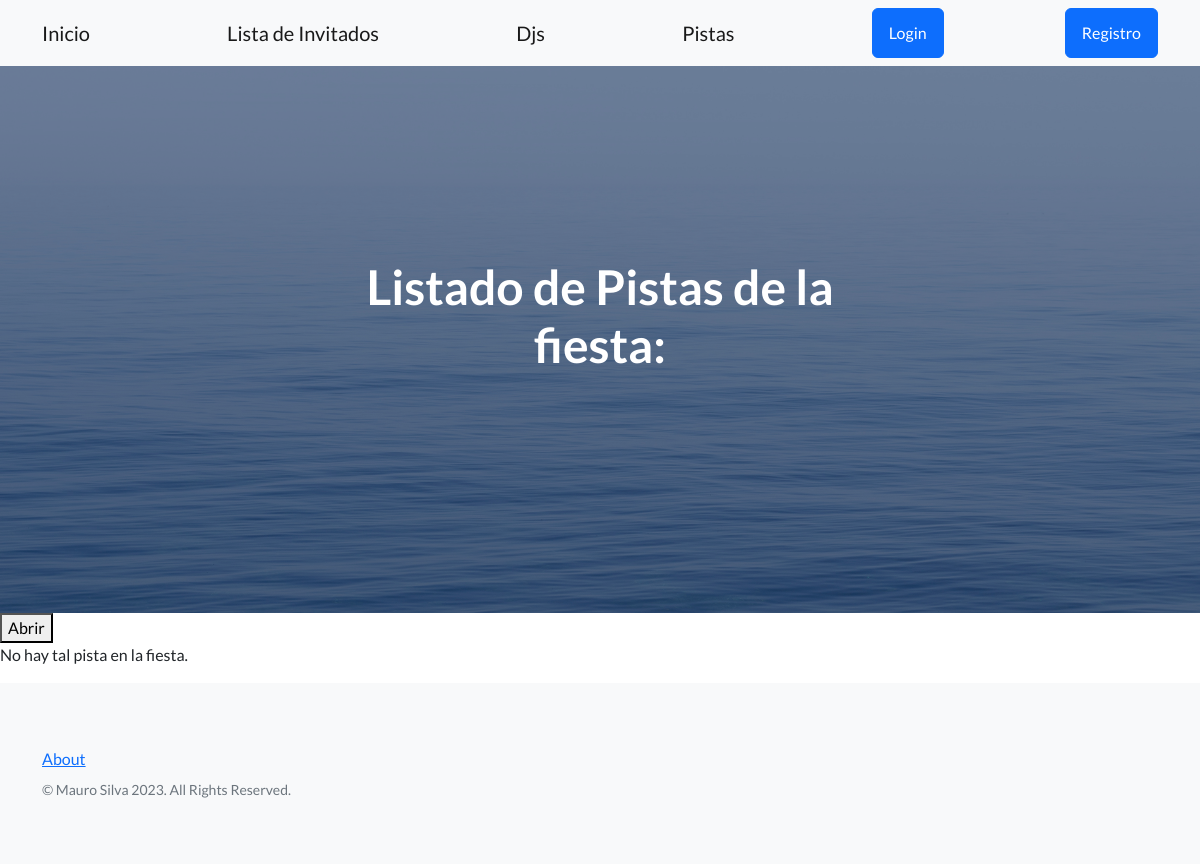
The app's page /pistas, older data.
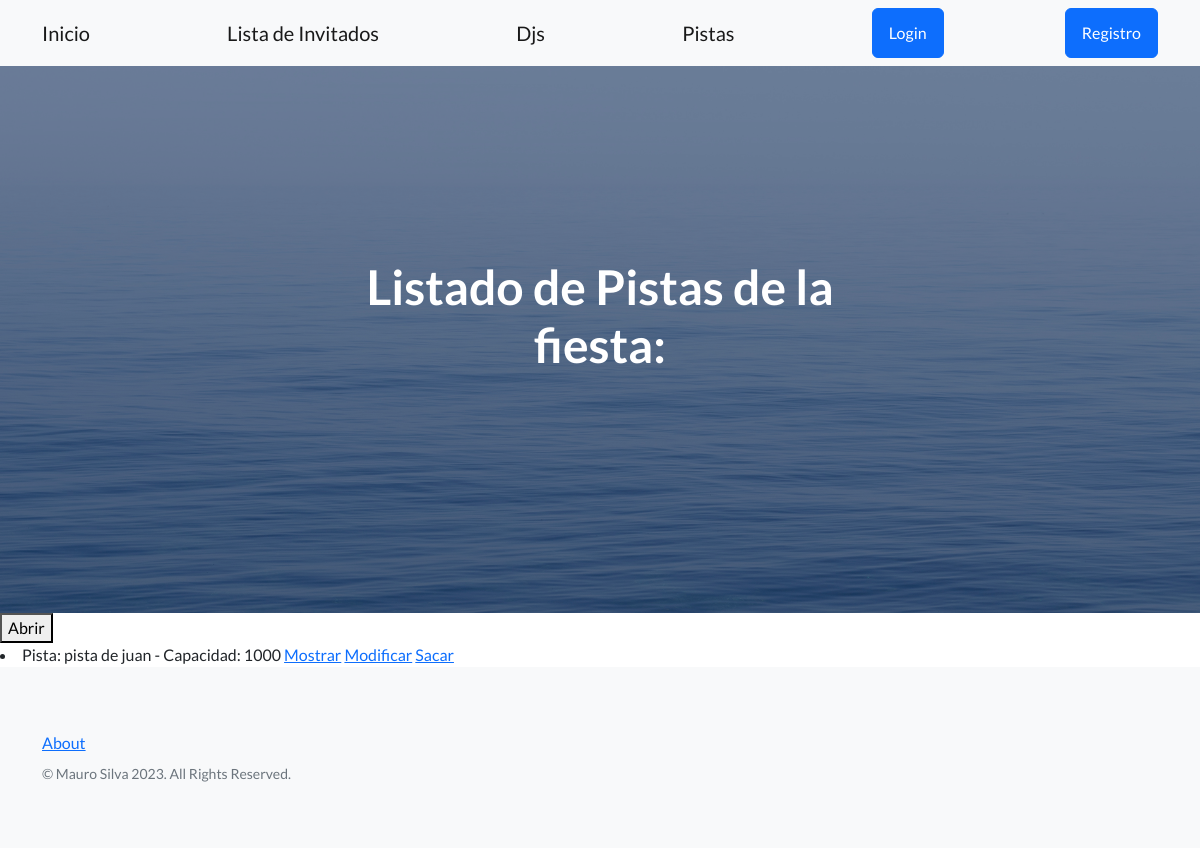
The same page, newer data.
### inicio/models.py (models this page shows)
class Pista(models.Model):
    nombre = models.CharField(max_length=20)
    capacidad = models.IntegerField()
    descripcion = models.TextField(null=True)
    def __str__(self):
        return f'Pista: {self.nombre} - Capacidad: {self.capacidad}'

### inicio/views.py (the view)
# urls.py: path('pistas', views.ListarPistas.as_view(), name='listar pistas'),
class ListarPistas(ListView):
    model = Pista
    template_name = 'inicio/CBV/listar-pistas-CBV.html'
    context_object_name = 'pistas'

### inicio/templates/inicio/CBV/listar-pistas-CBV.html (shortened to what this page needs)
{% extends 'base.html' %}
{% block mensaje_inicio %}
Listado de Pistas de la fiesta:
{% endblock mensaje_inicio %}
{% block contenido %}
<button><a class='navbar-brand' href= {% url 'inicio:abrir pista' %}>Abrir</a></button>
{% if pistas %}
{% for pista in pistas %}
<li>
    {{pista}}
    <a href={% url 'inicio:mostrar pista' pista.id %}>Mostrar</a>
    <a href={% url 'inicio:mod pista' pista.id %}>Modificar</a>
    <a href={% url 'inicio:cerrar pista' pista.id %}>Sacar</a>
</li>
{% endfor %}
{% else %}
<p>No hay tal pista en la fiesta.</p>
{% endif %}
{% endblock contenido %}

Row changes from the older to the newer data that the page shows:
added Pista: nombre+capacidad "Pista: pista de juan - Capacidad: 1000"
Text that changed along with them:
text no longer shown: "No hay tal pista en la fiesta."
